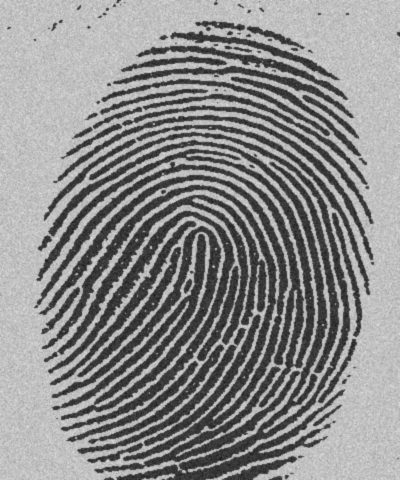
#> input picture assignment-3/images/thumb_print.jpg, 400 x 480 px
$ jupyter execute --allow-errors Ass3_q1.ipynb   (shell and % lines are left out)
#> lines starting #> are read from the running program, lines starting #| are printed output that depends on the picture; after the words box and inside, x2 and y2 are one past the last pixel; in counts of white or black regions, pixels touching at a corner belong together
[cell 1]
import cv2 as cv
import matplotlib.pyplot as plt
import numpy as np

[cell 2]
def ApplySE(image,s,angle):
    rotation=""
    if angle !=0:
        if angle == 90:
            rotation=cv.ROTATE_90_CLOCKWISE
        elif angle == 180:
            rotation=cv.ROTATE_180
        elif angle == 270:
            rotation=cv.ROTATE_90_COUNTERCLOCKWISE
        s=cv.rotate(s,rotation)
    img=np.pad(image,((1,1),(1,1)),'constant')
    n_img=np.copy(image)
    row,col = image.shape
    for i in range(row):
        for j in range(col):
            flag=True
            if image[i,j]==1:
                for l in range(s.shape[0]):
                    for m in range(s.shape[1]):
                        if s[l,m]>=0 and img[i+l,j+m]!= s[l,m]:
                            flag=False
                        if flag==False:
                            break
                    if flag==False:
                        break
                if flag==True:
                    n_img[i,j]=0
    return n_img

[cell 3]
def final_Skeleton(img,need):
    s1=np.matrix([[0,0,0],[-1,1,-1],[1,1,1]])
    s2=np.matrix([[-1,0,0],[1,1,0],[-1,1,-1]])
    if(need==1):
        (T,thr_img)=cv.threshold(img,127,255,cv.THRESH_BINARY_INV)
        plt.imshow(thr_img,cmap="gray")
        thr_img=thr_img/255
    else:
        (T,thr_img)=cv.threshold(img,127,255,cv.THRESH_BINARY)
        thr_img = thr_img/255
        plt.imshow(thr_img,cmap="gray")
    while True:
        I1=ApplySE(thr_img,s1,0)
        I2=ApplySE(I1,s2,0)
        I3=ApplySE(I2,s1,90)
        I4=ApplySE(I3,s2,90)
        I5=ApplySE(I4,s1,180)
        I6=ApplySE(I5,s2,180)
        I7=ApplySE(I6,s1,270)
        I8=ApplySE(I7,s2,270)
        if np.array_equal(I8,thr_img):
            break
        thr_img=I8.copy()
    return I8

[cell 4]
img=cv.imread('../images/thumb_print.jpg',0)
#> img is the input picture: shape (480, 400); min 20, max 230, mean 140.2
r3 = final_Skeleton(img,1)
#> in final_Skeleton, `(T,thr_img)=cv.threshold(img,127,255,cv.THRESH_BINARY_INV)`:
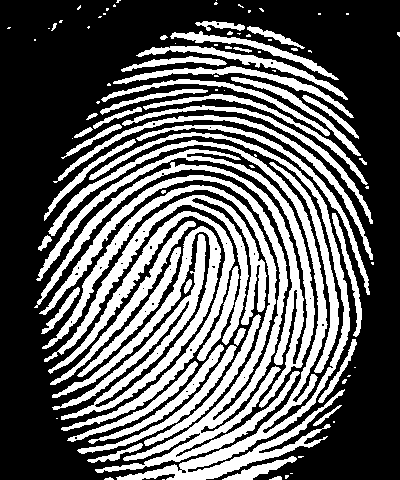
#> thr_img: shape (480, 400); 38% white; 97 white regions (49 under 20 px), largest, box (x1, y1, x2, y2) and area: (39, 175, 300, 473) 10953, (48, 132, 350, 480) 10093, (34, 149, 315, 408) 7428
#> the loop in final_Skeleton, `while True:` made 9 passes
#> pass 1, in ApplySE, `img=np.pad(image,((1,1),(1,1)),'constant')`:
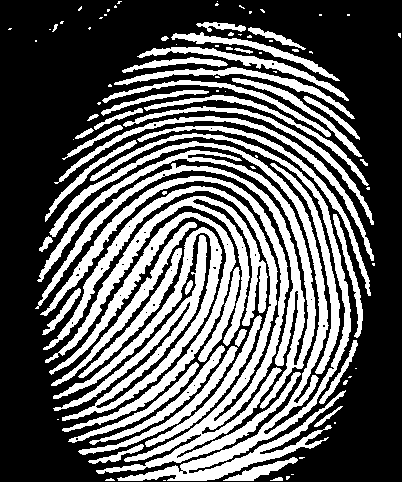
#> img: shape (482, 402) float64; values 0 (black) and 1 (white), 37.7% white; 97 white regions (49 under 20 px), largest, box (x1, y1, x2, y2) and area: (40, 176, 301, 474) 10953, (49, 133, 351, 481) 10093, (35, 150, 316, 409) 7428
#> pass 1, in final_Skeleton, `I1=ApplySE(thr_img,s1,0)`:
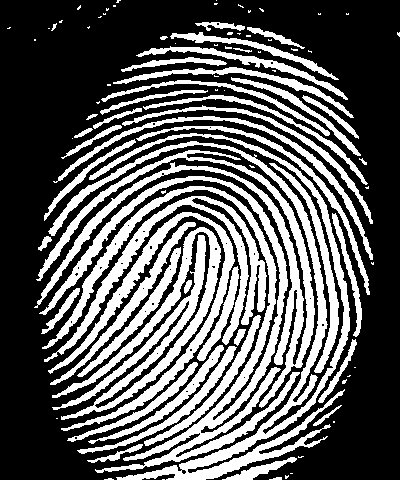
#> I1: shape (480, 400) float64; values 0 (black) and 1 (white), 36.3% white; 97 white regions (50 under 20 px), largest, box (x1, y1, x2, y2) and area: (39, 176, 300, 473) 10614, (48, 133, 350, 480) 9604, (34, 150, 315, 408) 7182
#> pass 1, in ApplySE (call 2), `img=np.pad(image,((1,1),(1,1)),'constant')`:
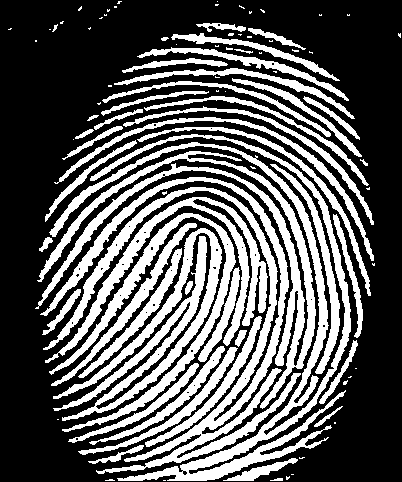
#> img: shape (482, 402) float64; values 0 (black) and 1 (white), 35.9% white; 97 white regions (50 under 20 px), largest, box (x1, y1, x2, y2) and area: (40, 177, 301, 474) 10614, (49, 134, 351, 481) 9604, (35, 151, 316, 409) 7182
#> pass 1, in final_Skeleton, `I2=ApplySE(I1,s2,0)`:
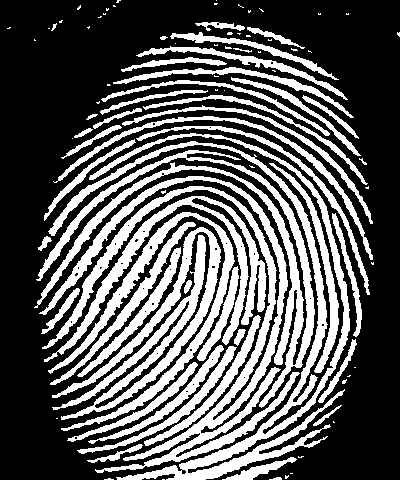
#> I2: shape (480, 400) float64; values 0 (black) and 1 (white), 35.5% white; 97 white regions (50 under 20 px), largest, box (x1, y1, x2, y2) and area: (39, 176, 300, 473) 10487, (48, 133, 350, 480) 9421, (34, 150, 315, 408) 7022
#> after the loop in final_Skeleton, `while True:`:
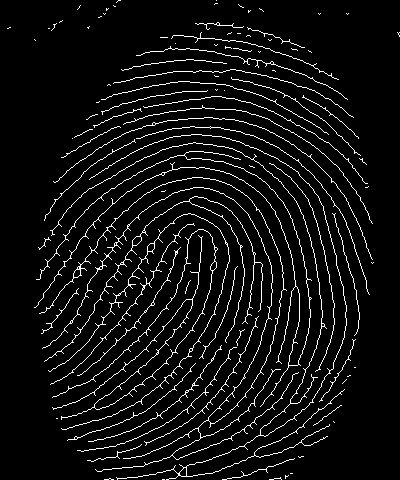
#> I1: shape (480, 400) float64; values 0 (black) and 1 (white), 6.1% white in thin lines or dots
f, axarr = plt.subplots(1,2,figsize=(15,10))
axarr[0].imshow(img,cmap="gray")
axarr[1].imshow(r3,cmap="gray")
axarr[0].set_title("Original Image")
axarr[1].set_title("Skeleton Output")

## Part 2

1. Both Structuring Elements consider all pixels on the boundaries of foreground regions.
2. These structural elements are designed such that the boundary pixels of foreground region contain atleast one background pixel.
3. Remove or delete any such point that has more than one foreground neighbor, as long as doing so does not split the particular region into two parts.
4. Do those iterations until convergence
5. And all their 90° rotations ( 8 SE's totally ) checking all orientations of boundaries, eroding away the boundaries of foreground objects as much as possible, but do *not affecting pixels at the ends of lines* .

### Part 3

1. While checking with s1,s2 and all their 90° rotated ones, some pixels are again changed to background.
2. Hence we get a new output is got at end of each iteration, so doing we iterate until there is no change in image, as it concludes that further thinning of this image cannot be done
3. Above point is all oriented foreground boundaries have been checked and thinned to produce final skeleton.

[cell 5]
img=cv.imread('../images/dragon.png',0)
#> (the rest of this cell did not finish here and is left out)

f, axarr = plt.subplots(1,2,figsize=(15,10))
axarr[0].imshow(img,cmap="gray")
axarr[1].imshow(r1,cmap="gray")
axarr[0].set_title("Original Image")
axarr[1].set_title("Skeleton Output")

[cell 6]
img=cv.imread('../images/butterfly.jpg',0)
#> (the rest of this cell did not finish here and is left out)

f, axarr = plt.subplots(1,2,figsize=(15,10))
axarr[0].imshow(img,cmap="gray")
axarr[1].imshow(r2,cmap="gray")
axarr[0].set_title("Original Image")
axarr[1].set_title("Skeleton Output")

[cell 7]
img=cv.imread('../images/keyhole.jpg',0)
#> (the rest of this cell did not finish here and is left out)
